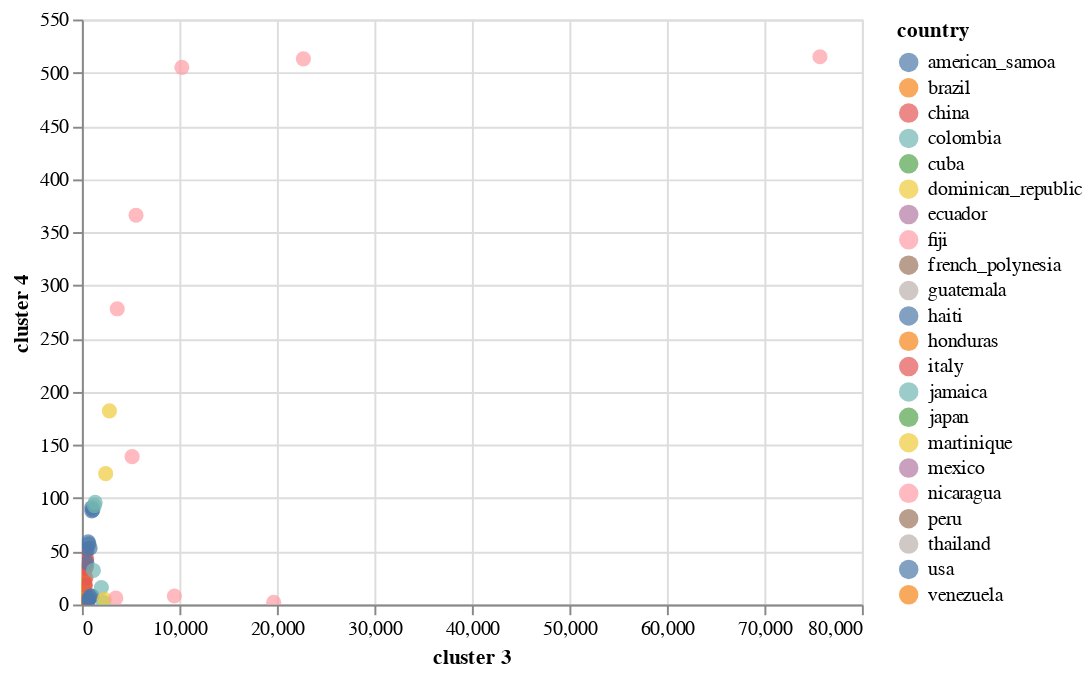

Write notebook code for a chart like this one.
### Code cell
import altair as alt

alt.Chart(finalDf).mark_circle(size=60).encode(
    x='cluster 3',
    y='cluster 4',
    color='country',
    tooltip=['strain', 'country']
).interactive()
#Make this into a website (view compiled vega -- gives you the javascript -- put that into a HTML script)

### Figure 1 — Vega-Lite specification as saved in the notebook (floating-point values rounded to 4 significant figures; data arrays with more than 128 entries replaced by an {"elided": "..."} marker saying what was removed)
{"$schema": "https://vega.github.io/schema/vega-lite/v3.3.0.json", "config": {"mark": {"tooltip": null}, "view": {"height": 300, "width": 400}}, "data": {"name": "data-ea58d37ae18d6de89684fd3a9cc8de45"}, "datasets": {"data-ea58d37ae18d6de89684fd3a9cc8de45": {"elided": "701 records"}}, "encoding": {"color": {"field": "country", "type": "nominal"}, "tooltip": [{"field": "strain", "type": "nominal"}, {"field": "country", "type": "nominal"}], "x": {"field": "cluster 3", "type": "quantitative"}, "y": {"field": "cluster 4", "type": "quantitative"}}, "mark": {"size": 60, "type": "circle"}, "selection": {"selector017": {"bind": "scales", "encodings": ["x", "y"], "type": "interval"}}}
